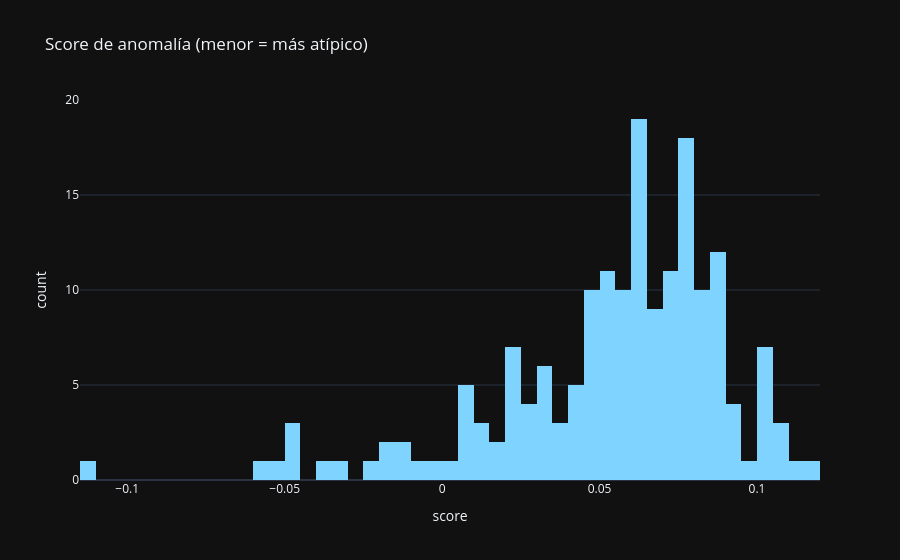
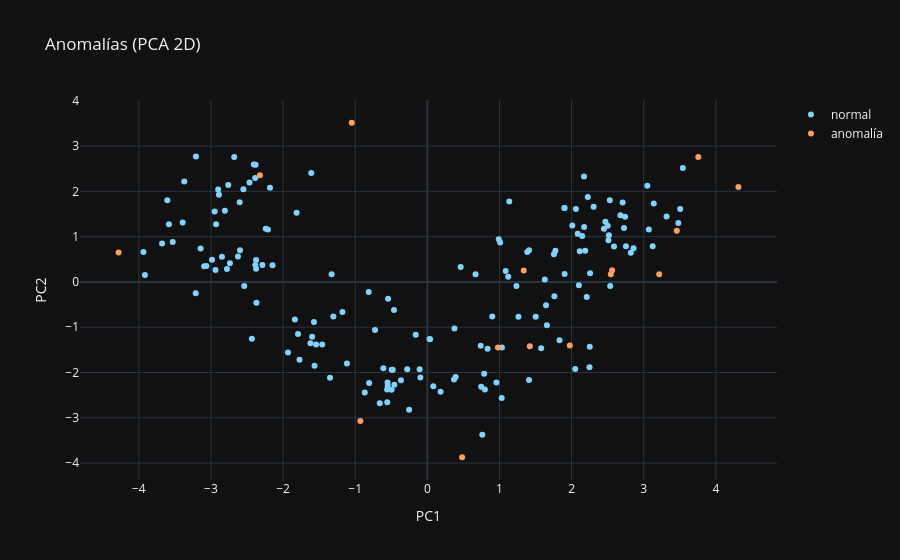

Write notebook code for charts like these, in order.
### Markdown cell above
## 📊 5 · Evaluación

Interpretación de los grupos / anomalías (proyección PCA 2D).

### Code cell
# 5 · Score de anomalía + proyección 2D (PCA)
px.histogram(x=scores, nbins=50, title='Score de anomalía (menor = más atípico)',
             labels={'x': 'score'}).show()
from sklearn.decomposition import PCA
coords = PCA(n_components=2, random_state=SEED).fit_transform(Xp)
px.scatter(x=coords[:, 0], y=coords[:, 1],
           color=df['anomalia'].map({False: 'normal', True: 'anomalía'}),
           color_discrete_map={'normal': PRIMARY, 'anomalía': ACCENT},
           labels={'x': 'PC1', 'y': 'PC2', 'color': ''}, title='Anomalías (PCA 2D)').show()

### Figure 1 — Plotly figure (JSON) as saved in the notebook; plotly's stock layout.template omitted (floating-point values rounded to 4 significant figures; data arrays with more than 128 entries replaced by an {"elided": "..."} marker saying what was removed)
{"data": [{"bingroup": "x", "hovertemplate": "score=%{x}<br>count=%{y}<extra></extra>", "legendgroup": "", "marker": {"color": "#7fd4ff", "pattern": {"shape": ""}}, "name": "", "nbinsx": 50, "orientation": "v", "showlegend": false, "type": "histogram", "x": {"elided": "178 float values"}, "xaxis": "x", "yaxis": "y"}], "layout": {"barmode": "relative", "legend": {"tracegroupgap": 0}, "title": {"text": "Score de anomalía (menor = más atípico)"}, "xaxis": {"anchor": "y", "domain": [0.0, 1.0], "title": {"text": "score"}}, "yaxis": {"anchor": "x", "domain": [0.0, 1.0], "title": {"text": "count"}}}}

### Figure 2 — Plotly figure (JSON) as saved in the notebook; plotly's stock layout.template omitted (floating-point values rounded to 4 significant figures; data arrays with more than 128 entries replaced by an {"elided": "..."} marker saying what was removed)
{"data": [{"hovertemplate": "=normal<br>PC1=%{x}<br>PC2=%{y}<extra></extra>", "legendgroup": "normal", "marker": {"color": "#7fd4ff", "symbol": "circle"}, "mode": "markers", "name": "normal", "orientation": "v", "showlegend": true, "type": "scatter", "x": {"elided": "163 float values"}, "xaxis": "x", "y": {"elided": "163 float values"}, "yaxis": "y"}, {"hovertemplate": "=anomalía<br>PC1=%{x}<br>PC2=%{y}<extra></extra>", "legendgroup": "anomalía", "marker": {"color": "#ff9f5c", "symbol": "circle"}, "mode": "markers", "name": "anomalía", "orientation": "v", "showlegend": true, "type": "scatter", "x": [3.757, 3.458, 4.313, 3.215, -0.9286, 1.976, 2.562, 2.544, 1.421, 0.4821, 1.336, 0.9785, -4.281, -2.321, -1.048], "xaxis": "x", "y": [2.756, 1.131, 2.096, 0.167, -3.073, -1.403, 0.2602, 0.1693, -1.418, -3.872, 0.2533, -1.446, 0.6497, 2.356, 3.515], "yaxis": "y"}], "layout": {"legend": {"title": {"text": ""}, "tracegroupgap": 0}, "title": {"text": "Anomalías (PCA 2D)"}, "xaxis": {"anchor": "y", "domain": [0.0, 1.0], "title": {"text": "PC1"}}, "yaxis": {"anchor": "x", "domain": [0.0, 1.0], "title": {"text": "PC2"}}}}
